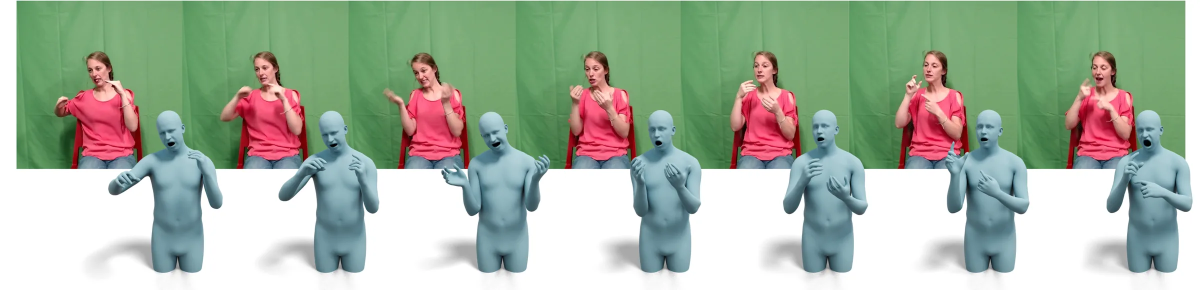
#> input picture assets/img/projects/nsa/teaser-2400.webp, 2400 x 579 px (shown at 1/2 size)
$ python -i make_assets.py   (imports and definitions only)
#> lines starting #> are read from the running program, lines starting #| are printed output that depends on the picture
#> further down, picture is the input picture: PIL image 2400x579 RGB; mean R, G, B 162.6, 177.7, 159.4
#!/usr/bin/env python3
"""Derived media for guanxiongsun.github.io (Pillow only; never loaded by the site).

Run from the repository root:

    python3 tools/make_assets.py figure images/<key>.png   # one publication figure
    python3 tools/make_assets.py project                   # every project-page asset (spec §1.1)
    python3 tools/make_assets.py icons                     # favicon.svg, favicon.ico, apple-touch-icon.png
    python3 tools/make_assets.py og all                    # social cards (or: og home|mamba|stpn|nsa|vision|collaborate)
    python3 tools/make_assets.py all                       # project + icons + og all

Every command is idempotent: it rewrites its outputs from the sources, and the
same sources always give the same files.

Rules (from the design spec):
  * Every source is flattened onto white and converted to sRGB (several figures
    carry Display P3 or Adobe RGB profiles); metadata is stripped.
  * WebP is saved at quality 82, method 6.
  * Nothing is ever upscaled: a requested width larger than the source is
    written at the source width instead.

Neural Sign Actors sources
--------------------------
The NSA figures belong to the official project page and are NOT stored in this
repository (about 27 MB as published, and GitHub Pages would serve a copy of
them). The derived WebPs under assets/img/projects/nsa/ are committed, so you
only need the sources to re-crop. To regenerate:

    mkdir -p tools/sources/nsa
    for f in Teaser.png Method_SignLanguage.png MainFigure.png nsa_cvpr2024_poster.png; do
      curl -fL -o "tools/sources/nsa/$f" "https://raw.githubusercontent.com/baltatzisv/neural-sign-actors/main/static/images/$f"
    done
    python3 tools/make_assets.py project            # or: --nsa-dir /somewhere/else

Keep tools/sources/ out of git (add it to .gitignore). If the folder is missing,
`project` still builds the STPN assets and prints a warning for NSA.

Fonts for the OG cards are read from assets/fonts/*.woff2 (Pillow reads WOFF2
directly); pass --fonts-dir to use another folder.
"""

from __future__ import annotations

import argparse
import io
import sys
from pathlib import Path

from PIL import Image, ImageChops, ImageCms, ImageDraw, ImageFilter, ImageFont

# --------------------------------------------------------------------------
# Paths and constants
# --------------------------------------------------------------------------

REPO = Path(__file__).resolve().parent.parent
IMG = REPO / "assets" / "img"
PROJ = IMG / "projects"
OG_DIR = REPO / "assets" / "og"
DEFAULT_NSA_DIR = REPO / "tools" / "sources" / "nsa"
DEFAULT_FONTS_DIR = REPO / "assets" / "fonts"

WEBP_QUALITY = 82
WEBP_METHOD = 6
SRGB = ImageCms.createProfile("sRGB")

# Design tokens (light theme, spec §2.1) used by the icons and OG cards.
PAPER = "#FAF8F4"
INK = "#1A1814"
INK_2 = "#4A443B"
INK_3 = "#6B6458"
RULE = "#E3DDD2"
ACCENT = "#B23A17"
BADGE_PAPER = "#2A5EA8"
# Dark-theme values used only inside favicon.svg's media query.
INK_DARK = "#EEE9E0"
ACCENT_DARK = "#F0875A"

# Files that were skipped (missing optional sources); reported at the end.
SKIPPED: list[str] = []


# --------------------------------------------------------------------------
# Generic image helpers
# --------------------------------------------------------------------------

# [92 lines left out: functions rel, load_rgb, fit_width, save_webp, save_png, pad_to_height and 1 more, not called in this run]


# --------------------------------------------------------------------------
# `project`: STPN derived assets (source: images/stpn.png, 1936x934)
# --------------------------------------------------------------------------

# Crop boxes (left, top, right, bottom) in stpn.png pixels, measured on the
# image: panel borders were located by colour and the anti-aliased edge
# pixels excluded.
STPN_A = (0, 0, 1000, 934)          # panel (a), relabelled "Previous pipeline" below; its content ends at x~985
STPN_B = (1040, 0, 1936, 934)       # panel "(b) STPN"; its content starts at x~1075
# Inside the orange border of the motion-blurred "Current frame" in (b):
# border at x 1497-1499 / 1824-1826, y 548-550 / 751-753 -> clean 1501-1822 x 552-749.
STPN_CURRENT = (1502, 552, 1822, 750)   # 320x198 (8x5 patch grid -> 40x39.6 px tiles)
# Inside the black border of the front (sharp) support frame in (b):
# border at x 1085-1087 / 1286-1289, y 615-618 / 742-744.
STPN_SUPPORT = (1088, 620, 1286, 742)   # 198x122


# The panel's baked-in caption "(a) Current pipeline" (dark pixels x 285-775, y 850-904 in the
# crop) is repainted as "(a) Previous pipeline" in the figure's own face (Liberation Sans), centred
# on the same point, so the site's toggle label and the picture agree.
STPN_A_LABEL_BOX = (270, 840, 790, 915)
STPN_A_LABEL = "(a) Previous pipeline"
STPN_A_FONT = Path("/usr/share/fonts/truetype/liberation/LiberationSans-Regular.ttf")


# [24 lines left out: functions relabel_stpn_a, build_stpn, not called in this run]


# --------------------------------------------------------------------------
# `project`: Neural Sign Actors derived assets (official figures, see docstring)
# --------------------------------------------------------------------------

NSA_FILES = ("Teaser.png", "Method_SignLanguage.png", "MainFigure.png", "nsa_cvpr2024_poster.png")

# Teaser.png is 3789x1052. The speech bubble ends at y=135 and the green band
# starts at y=140, so this crop drops the bubble (the sentence is HTML on the
# page). The frame-stepper overlay uses this crop's coordinates:
# viewBox="0 0 3789 914".
TEASER_CROP = (0, 138, 3789, 1052)
# Talk poster: 16:9 around signer frame 4 + avatar 4, showing frames 3-5 whole.
# Left edge sits between avatar 2's hand (ends x=1197) and signer 3's hand
# (starts x=1212); the right edge keeps avatar 5 (ends x=2740) and stops before
# signer 6 (starts x=2827). 1600x900 -> downscaled to 1280x720.
TALK_POSTER_CROP = (1204, 140, 2804, 1040)

# MainFigure.png (15723x11668, palette mode) is first converted to RGB and
# downscaled to MAIN_WORK_WIDTH px wide (-> 4000x2968); all boxes below are in
# that working space. Measured on the image:
#  * GT bands are exact band edges (a soft drop shadow surrounds each band, and
#    each speech bubble's bottom border is ~8 px above it, at y 167-170 / 1637-1639);
#  * avatar rows are split inside the Stoll row's floor shadows, a few px above
#    the next row's heads (Stoll torsos end ~y 946-958 / ~2410; "Proposed"
#    heads start at y 966-969 / 2423-2430), so no avatar is cut;
#  * x < 0.03 (rotated row labels "Ground Truth", "Stoll et al.", "Proposed")
#    and both speech bubbles are excluded; the page rebuilds them in HTML.
# Sentence mapping (verified by reading the bubbles):
#   s1 top-left     "Another technique is you can braid the hair on first ..."
#   s2 top-right    "I really like that."
#   s3 bottom-left  "I think we've probably solved our problems."
#   s4 bottom-right "Now, the front squat develops your teardrop."
MAIN_WORK_WIDTH = 4000
CMP_X = {   # [left, right) of each block = its GT band (4 frames, ~470 px each)
    "s1": (127, 2003),
    "s2": (2101, 3984),
    "s3": (121, 2002),
    "s4": (2094, 3977),
}
CMP_Y = {   # [top, bottom) per half
    "top":    {"gt": (179, 444),   "stoll": (461, 962),   "ours": (962, 1500)},
    "bottom": {"gt": (1654, 1919), "stoll": (1937, 2418), "ours": (2418, 2964)},
}
CMP_HALF = {"s1": "top", "s2": "top", "s3": "bottom", "s4": "bottom"}
CMP_WIDTH = 1600
# Every strip of a row type gets the same pixel size, so switching sentences
# never changes the layout: GT strips are trimmed to the shortest (drops at most
# one bottom row); avatar strips are padded with white at the bottom (invisible
# on the white mat, and multiplied into the mat colour in dark mode).

# User study: the "User Study" box of the official poster (3000x1500) at its
# native resolution. The box border is at x 2485-2958, y 1156-1460 (title above).
USER_STUDY_CROP = (2474, 1124, 2970, 1470)   # 496x346, not upscaled


def open_main_figure(path: Path) -> Image.Image:
    im = load_rgb(path)
    return fit_width(im, MAIN_WORK_WIDTH)


# [44 lines left out: function build_nsa, not called in this run]


def cmd_project(nsa_dir: Path) -> None:
    build_stpn()
    build_nsa(nsa_dir)


# --------------------------------------------------------------------------
# The memory-slot logomark (spec §4.1): 2x2 squares, three outlined in ink,
# the top-right one filled with the accent.
# --------------------------------------------------------------------------

# [27 lines left out: function draw_slots, not called in this run]


FAVICON_SVG = f"""<svg xmlns="http://www.w3.org/2000/svg" viewBox="0 0 16 16">
  <!-- Memory-slot logomark: 2x2 squares of 6px (outer), 2px gap, 1px outer radius.
       The 1.25px stroke sits inside each square so the outer edges land on whole pixels.
       Generated by tools/make_assets.py (icons). -->
  <style>
    .slot {{ fill: none; stroke: {INK}; stroke-width: 1.25; }}
    .slot--on {{ fill: {ACCENT}; }}
    @media (prefers-color-scheme: dark) {{
      .slot {{ stroke: {INK_DARK}; }}
      .slot--on {{ fill: {ACCENT_DARK}; }}
    }}
  </style>
  <rect class="slot" x="1.625" y="1.625" width="4.75" height="4.75" rx="0.375"/>
  <rect class="slot--on" x="9" y="1" width="6" height="6" rx="1"/>
  <rect class="slot" x="1.625" y="9.625" width="4.75" height="4.75" rx="0.375"/>
  <rect class="slot" x="9.625" y="9.625" width="4.75" height="4.75" rx="0.375"/>
</svg>
"""


# [23 lines left out: function cmd_icons, not called in this run]


# --------------------------------------------------------------------------
# `og`: 1200x630 social cards
# --------------------------------------------------------------------------

FONT_FILES = {
    "serif": "newsreader-latin-opsz-normal.woff2",
    "serif-italic": "newsreader-latin-opsz-italic.woff2",
    "sans": "inter-latin-wght-normal.woff2",
    "mono": "jetbrains-mono-latin-wght-normal.woff2",
}


class Fonts:
    """Loads the site's variable WOFF2 fonts at a given size, weight and optical size."""

    # [62 lines left out: functions __init__, get, text_tracked, wrap_runs, not called in this run]


def ascent(font: ImageFont.FreeTypeFont, sample: str = "H") -> int:
    """Height above the baseline of `sample` (cap height by default)."""
    return -font.getbbox(sample, anchor="ls")[1]


def descent(font: ImageFont.FreeTypeFont) -> int:
    return font.getbbox("gjpqy", anchor="ls")[3]


class Column:
    """A left-column text block laid out on baselines, measured before it is drawn.

    add_* methods append lines below the previous one (`gap` = baseline-to-baseline
    distance); draw() renders the block with its first cap-height aligned to `top`.
    """

    # [15 lines left out: functions __init__, _advance, not called in this run]

    def add_tracked(self, gap, text, font, colour, tracking=0.0, dx=0):
        y = self._advance(gap, font)
        self.ops.append(lambda d, dy: text_tracked(d, (self.x + dx, y + dy), text, font, colour, tracking))

    # [22 lines left out: functions add_wrapped, add_rule, not called in this run]

    @property
    def height(self) -> float:
        return self.bottom - self.top

    # [44 lines left out: functions draw, plate_geometry, paste_plate, draw_badge, not called in this run]


def trim_white(im: Image.Image, margin: int = 16, threshold: int = 12) -> Image.Image:
    """Crop uniform white margins around a figure, keeping `margin` px of white."""
#> called with margin = 16, threshold = 12
    diff = ImageChops.difference(im, Image.new("RGB", im.size, (255, 255, 255)))
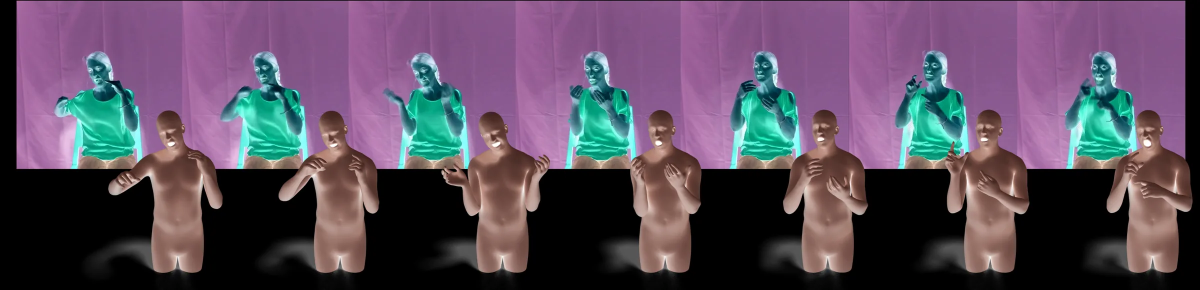
#> diff: PIL image 2400x579 RGB (shown at 1/2 size); mean R, G, B 92.4, 77.3, 95.6
    bbox = diff.convert("L").point(lambda v: 255 if v > threshold else 0).getbbox()
#> bbox = (32, 1, 2386, 570)
    if not bbox:
        return im
    x0, y0, x1, y1 = bbox
#> x0 = 32; y0 = 1; x1 = 2386; y1 = 570
    return im.crop((max(0, x0 - margin), max(0, y0 - margin),
                    min(im.width, x1 + margin), min(im.height, y1 + margin)))
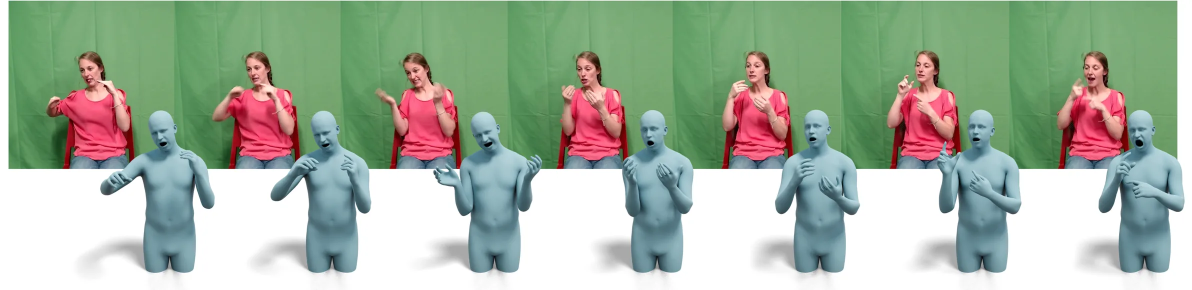
#> returned value: PIL image 2384x579 RGB (shown at 1/2 size); mean R, G, B 161.9, 177.1, 158.7


# Card copy. All strings come from the spec (§4.2, §4.4, §9); edit here.
# "credit" may contain "\n" for a deliberate line break.
OG_CARDS = {
    "home": {
        "kicker": "ASSISTANT PROFESSOR · QUEEN’S UNIVERSITY BELFAST",
        "headline": "Guanxiong Sun",
        "title": "Computer vision & machine learning",
        # hero deck; the (text, italic-accent) pairs mark the <em>
        "deck": [("I build ", False), ("memory", True),
                 (" for machines that see, and next, for machines that act.", False)],
        "footer": "guanxiongsun.github.io",
        "figure": "portrait",
    },
    "mamba": {
        "kicker": "AAAI 2021 · VIDEO OBJECT DETECTION",
        "headline": "MAMBA",
        "title": "Multi-level Aggregation via Memory Bank for Video Object Detection",
        "footer": "guanxiongsun.github.io/projects/mamba/",
        "figure": "mamba",
        "plate": "Fig. 1",
    },
    "stpn": {
        "kicker": "ICCV 2023 · VIDEO UNDERSTANDING",
        "headline": "STPN",
        "title": "Spatio-temporal Prompting Network for Robust Video Feature Extraction",
        "footer": "guanxiongsun.github.io/projects/stpn/",
        "figure": "stpn",
        "plate": "Fig. 1",
    },
    "nsa": {
        "kicker": "CVPR 2024 · 3D HUMANS · SIGN LANGUAGE",
        "headline": "Neural Sign Actors",
        "title": "A diffusion model for 3D sign language production from text",
        "credit": "Led by V. Baltatzis and R. A. Potamias\nImperial College London",
        "footer": "guanxiongsun.github.io/projects/neural-sign-actors/",
        "figure": "nsa",
        "plate": "Fig. 1",
    },
    # Standalone pages moved out of the homepage (/vision/, /collaborate/).
    "vision": {
        "kicker": "VISION · QUEEN’S UNIVERSITY BELFAST",
        "headline": "Vision",
        "title": "Next: memory for machines that act.",
        "footer": "guanxiongsun.github.io/vision/",
        # MAMBA's memory bank: the idea the vision builds on (same still as the project card).
        "figure": "mamba",
        "plate": "MAMBA · AAAI 2021",
    },
    "collaborate": {
        "kicker": "COLLABORATE · QUEEN’S UNIVERSITY BELFAST",
        "headline": "Collaborate",
        "title": "Open problems. Let’s work on them together.",
        "footer": "guanxiongsun.github.io/collaborate/",
        "figure": "portrait",
    },
}


# [143 lines left out: functions og_figure, build_og, cmd_og, main, not called in this run]


# [2 lines not run here, left out]

>>> from PIL import Image
>>> picture = Image.open('../assets/img/projects/nsa/teaser-2400.webp')
>>> result = trim_white(picture)

$ run again, on assets/img/mamba-still.webp
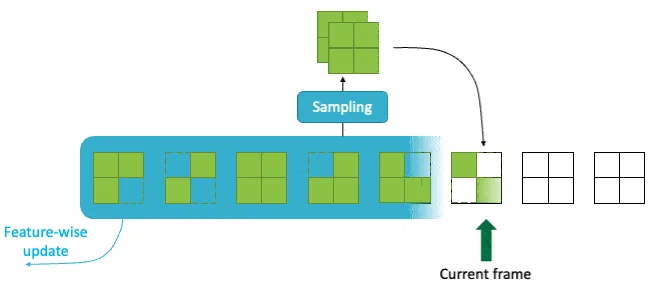
#> input picture assets/img/mamba-still.webp, 669 x 291 px
#> picture is the input picture: PIL image 669x291 RGB; mean R, G, B 220.7, 238.5, 232.4
#> in trim_white, `diff = ImageChops.difference(im, Image.new("RGB", im.size, (255, 255, ..`:
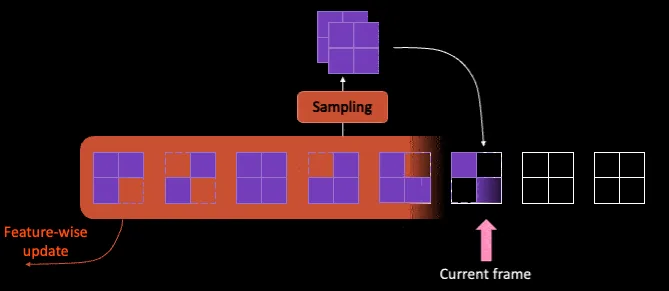
#> diff: PIL image 669x291 RGB; mean R, G, B 34.3, 16.5, 22.6
#> bbox = (4, 11, 645, 280)
#> x0 = 4; y0 = 11; x1 = 645; y1 = 280
#> in trim_white, `return im.crop((max(0, x0 - margin), max(0, y0 - margin), min(im.width..`:
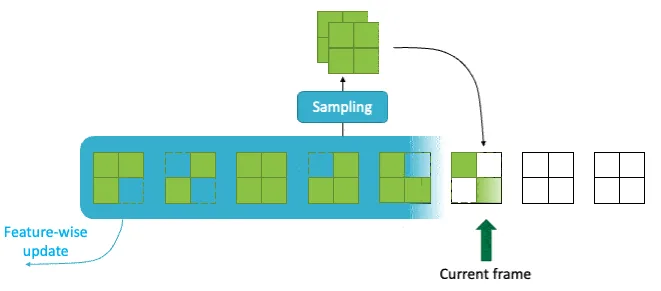
#> returned value: PIL image 661x291 RGB; mean R, G, B 220.3, 238.3, 232.1

$ run again, on assets/img/projects/nsa/cmp-s1-ours.webp
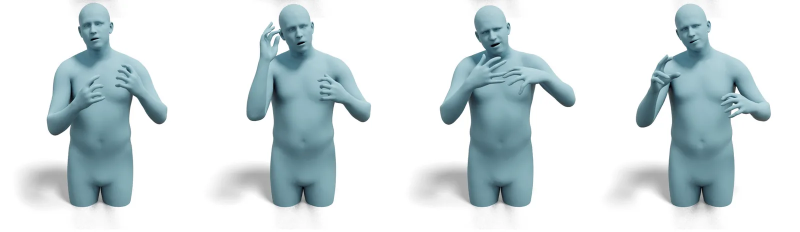
#> input picture assets/img/projects/nsa/cmp-s1-ours.webp, 1600 x 464 px (shown at 1/2 size)
#> picture is the input picture: PIL image 1600x464 RGB; mean R, G, B 212.2, 222.5, 225.1
#> in trim_white, `diff = ImageChops.difference(im, Image.new("RGB", im.size, (255, 255, ..`:
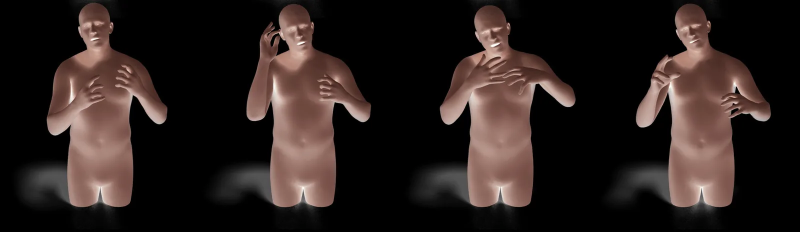
#> diff: PIL image 1600x464 RGB (shown at 1/2 size); mean R, G, B 42.8, 32.5, 29.9
#> bbox = (36, 0, 1542, 449)
#> x0 = 36; y0 = 0; x1 = 1542; y1 = 449
#> in trim_white, `return im.crop((max(0, x0 - margin), max(0, y0 - margin), min(im.width..`:
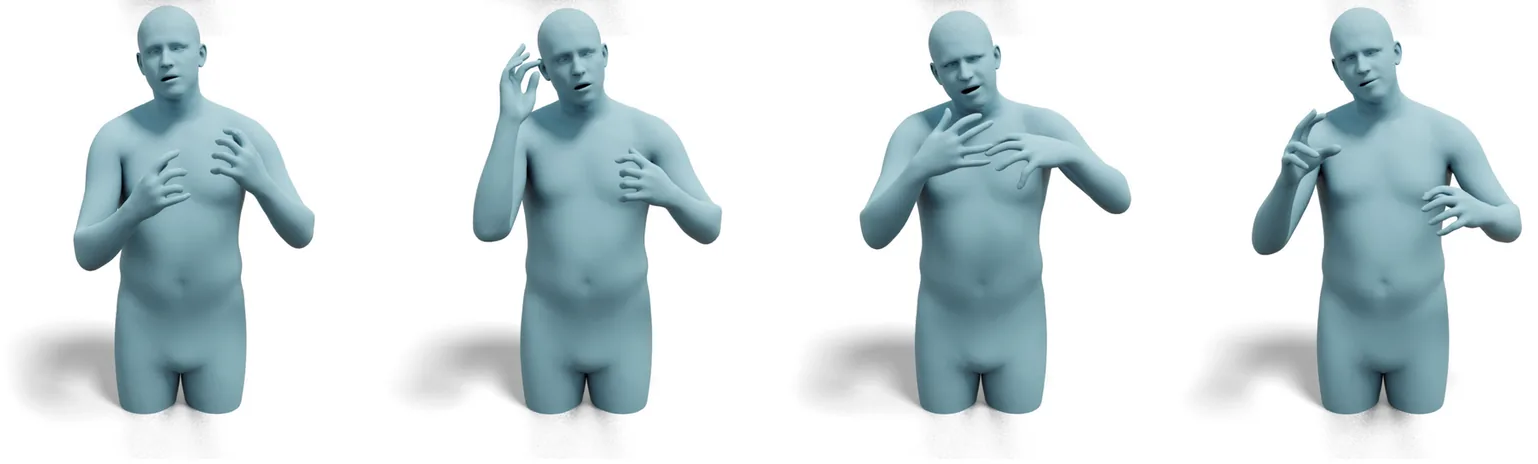
#> returned value: PIL image 1538x464 RGB; mean R, G, B 210.5, 221.2, 223.9
